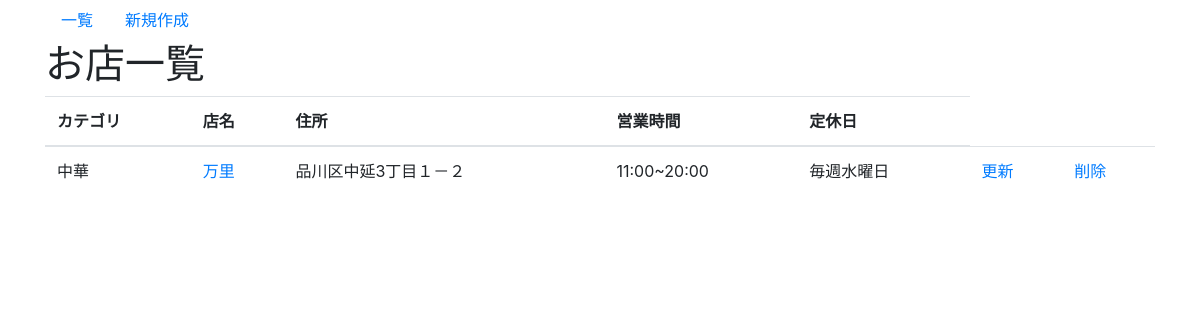
The app's page /takeout/, older data.
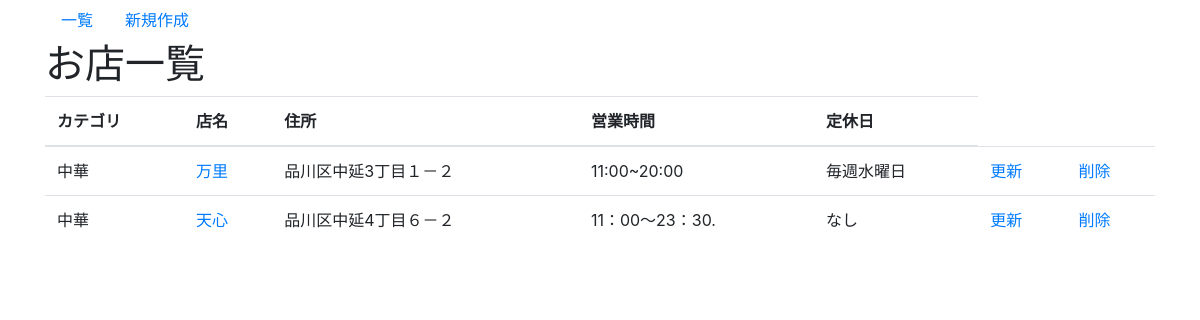
The same page, newer data.
### takeout/models.py (models this page shows)
class Shop(models.Model):
    shopname = models.CharField('店名', max_length=100)
    category = models.CharField('カテゴリ',max_length=20)
    text = models.TextField('説明')
    hours = models.TextField('営業時間')
    closed = models.CharField('定休日',max_length=50)
    address = models.TextField('住所')
    phone = models.CharField('電話番号', max_length=14)

### takeout/views.py (the view)
# urls.py: path('',views.IndexView.as_view(), name='index'), # http://127.0.0.1:8000/takeout/
class IndexView(generic.ListView):
    template_name = 'takeout/shop_list.html'
    model = Shop

### takeout/templates/takeout/shop_list.html
{% extends 'takeout/base.html' %}
{% block content %}
<h1>お店一覧</h1>
<table class="table">
    <thead>
        <tr>
            <th>カテゴリ</th>
            <th>店名</th>
            <th>住所</th>
            <th>営業時間</th>
            <th>定休日</th>
        </tr>
    </thead>
    <tbody>
        {% for shop in shop_list %}
        <tr>
            <td>{{ shop.category }}</td>
            <td> <a href="{% url 'takeout:detail' shop.pk %}">{{ shop.shopname }}</a></td>
            <td>{{ shop.address }}</td>
            <td>{{ shop.hours }}</td>
            <td>{{ shop.closed }}</td>
            <td><a href="{% url 'takeout:update' shop.pk %}">更新</a></td>
            <td><a href="{% url 'takeout:delete' shop.pk %}">削除</a></td>
        </tr>
        {% endfor %}
    </tbody>
</table>
{% endblock %}

### takeout/templates/takeout/base.html (shortened to what this page needs)
<!doctype html>
<html lang="ja">
  <head>
    <link rel="stylesheet" href="https://stackpath.bootstrapcdn.com/bootstrap/4.4.1/css/bootstrap.min.css">
  </head>
  <body>
    <div class="container">
      <nav class="nav">
        <a class="nav-link" href="{% url 'takeout:index' %}">一覧</a>
        <a class="nav-link" href="{% url 'takeout:add' %}">新規作成</a>
      </nav>
    {% block content %}
    {% endblock %}
    </div>
  </body>
</html>

Row changes from the older to the newer data that the page shows:
added Shop: category "中華", shopname "天心", address "品川区中延4丁目６－２", hours "11：00～23：30.", closed "なし"
